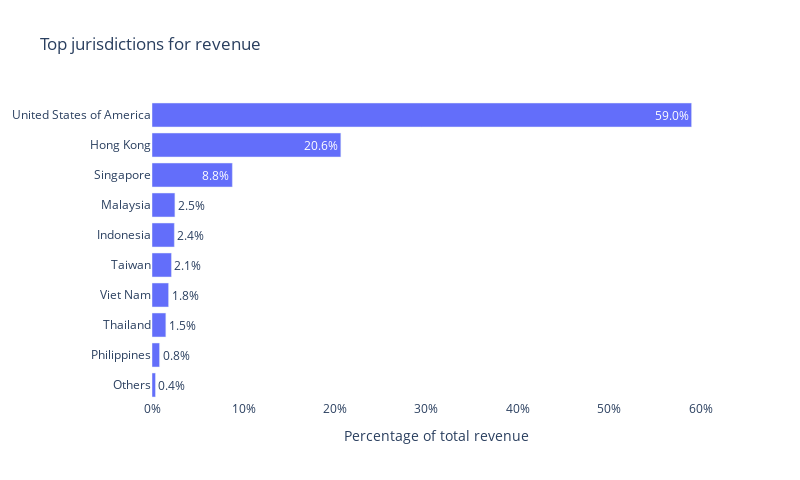

Source (notebook cell):
### Code cell
display_jurisdictions_top_revenue(df=df, company=company, year=year)

### Figure 1 — Plotly figure (JSON) as saved in the notebook; plotly's stock layout.template omitted (floating-point values rounded to 4 significant figures)
{"data": [{"alignmentgroup": "True", "hovertemplate": "%{y}: %{x: .3%}", "legendgroup": "", "marker": {"color": "#636efa", "pattern": {"shape": ""}}, "name": "", "offsetgroup": "", "orientation": "h", "showlegend": false, "textangle": 0, "textposition": ["outside", "outside", "outside", "outside", "outside", "outside", "outside", "inside", "inside", "inside"], "texttemplate": "%{x:.1%}", "type": "bar", "x": [0.003792, 0.008263, 0.01512, 0.01813, 0.02127, 0.02443, 0.02503, 0.08783, 0.2064, 0.5897], "xaxis": "x", "y": ["Others", "Philippines", "Thailand", "Viet Nam", "Taiwan", "Indonesia", "Malaysia", "Singapore", "Hong Kong", "United States of America"], "yaxis": "y"}], "layout": {"barmode": "relative", "height": 480, "legend": {"tracegroupgap": 0}, "plot_bgcolor": "white", "title": {"text": "Top jurisdictions for revenue"}, "width": 800, "xaxis": {"anchor": "y", "domain": [0, 1], "tickformat": ".0%", "title": {"text": "Percentage of total revenue"}}, "yaxis": {"anchor": "x", "domain": [0, 1], "title": {}}}}
